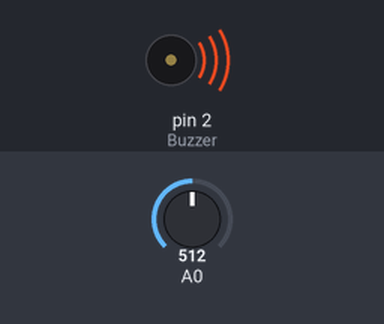
This sketch was run on a simulated Arduino Uno, built with avr-gcc and run on an emulated ATmega328P. Shown: buzzer (waves = sounding). The test bench sets the inputs (shaded band); at power-on: A0 = 512. What the sketch prints to the serial monitor is not drawn.

Above: at 0.1 s.
Timing chart, 0 to 1.6 s (numbered marks = the images above):
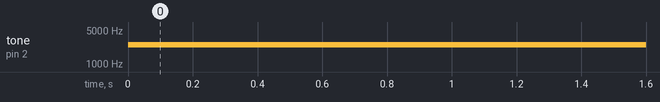

Measured:
- by itself, tone on pin 2 (Buzzer): silent → 2498 Hz at 0.00 s

The sketch:

Frequencia_Sensor_Luz.ino
```cpp
int ValorSensor = 0;
int nota = 0;
const int Buzzer = 2;
void setup() {
  // put your setup code here, to run once:
Serial.begin(9600);
}

void loop() {
  // put your main code here, to run repeatedly:
ValorSensor = analogRead(A0);
nota = map(ValorSensor, 1023, 0, 1000, 4000);
tone(Buzzer, nota, 20);
Serial.println(nota);

}
```
